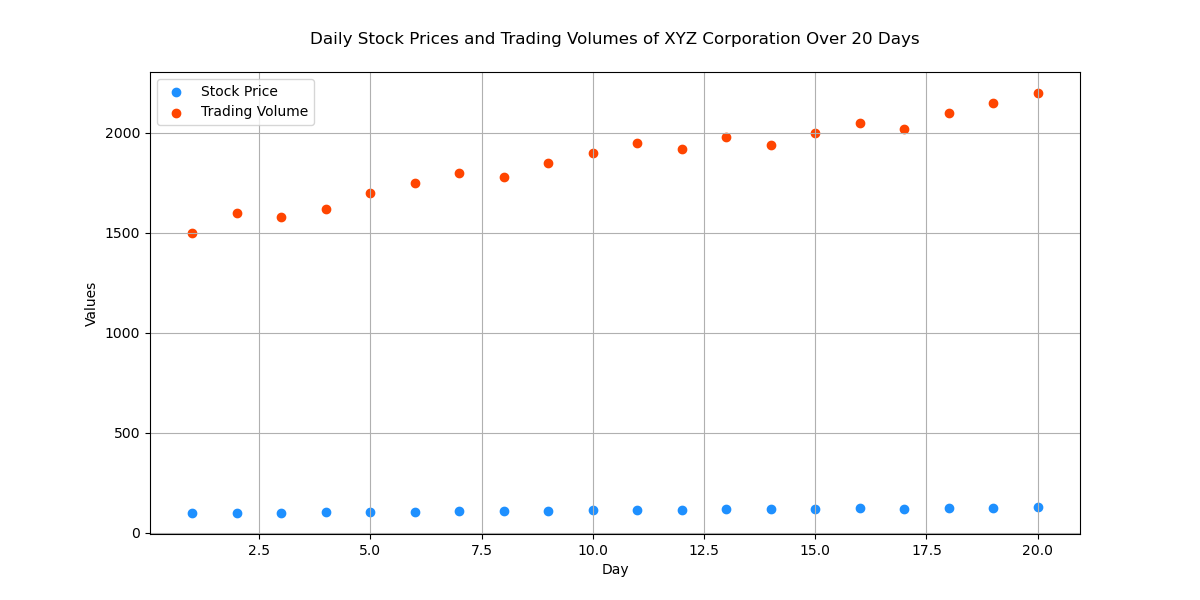

Source code (Python):

import matplotlib.pyplot as plt

# Data
days = [1, 2, 3, 4, 5, 6, 7, 8, 9, 10, 11, 12, 13, 14, 15, 16, 17, 18, 19, 20]
stock_price = [100, 102, 101, 103, 105, 107, 110, 108, 112, 115, 117, 116, 119, 118, 120, 123, 121, 125, 127, 130]
trading_volume = [1500, 1600, 1580, 1620, 1700, 1750, 1800, 1780, 1850, 1900, 1950, 1920, 1980, 1940, 2000, 2050, 2020, 2100, 2150, 2200]

# Scatter plot
plt.figure(figsize=(12, 6))  # Width:12, Height:6
plt.scatter(days, stock_price, color='#1E90FF', label='Stock Price')  # Dodger Blue
plt.scatter(days, trading_volume, color='#FF4500', label='Trading Volume')  # Orange Red

# Customize the plot
plt.title('Daily Stock Prices and Trading Volumes of XYZ Corporation Over 20 Days', pad=20)
plt.xlabel('Day')
plt.ylabel('Values')
plt.legend(loc='upper left')
plt.grid(True)

# Show the plot
plt.show()
